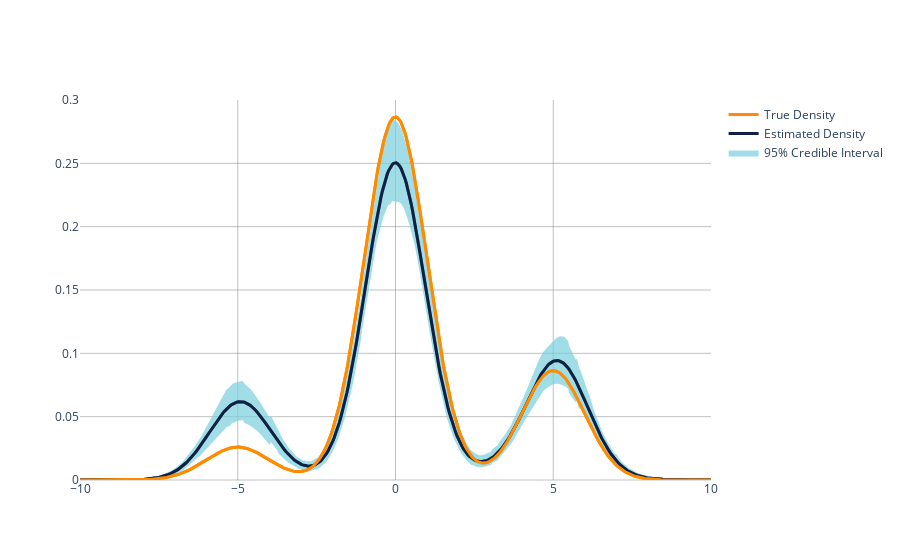

Write notebook code for a chart like this one.
### Code cell
# plot densities

import matplotlib
import plotly
import plotly.graph_objects as go


# da cambiare in base al plot
xgrid = np.linspace(-10, 10, 500)
g = 0
true = weights[g][0] * norm.pdf(xgrid, -5, 1.0) + weights[g][1] * norm.pdf(xgrid, 0.0, 1.0) + weights[g][2] * norm.pdf(xgrid, 5.0, 1.0)
        
estimated = np.mean(dens[g], 0)

intervals = np.array([pm.stats.hpd(dens[g][:, i], 0.95) for i in range(dens[g].shape[1])])

# --------------------

#colors

color_true = 'rgba(255,140,0, 1)'
color_true_area = 'rgba(255,140,0, 0.)'

color_estimated = 'rgba(15, 32, 67, 1)'
color_estimated_area = 'rgba(15, 32, 67, 0.)'

color_intervals = 'rgba(122, 207, 221, 0.7)'

fig = go.Figure()

# true density
fig.add_trace(go.Scatter(x=xgrid,
                         y=true,
                         showlegend=False,
                         mode='lines',
                         line=dict(width=3, 
                                   color=color_true),
                         fill='tozeroy',
                         fillcolor=color_true_area,
                         ))

# estimated density
fig.add_trace(go.Scatter(x=xgrid,
                         y=estimated,
                         showlegend=False,
                         mode='lines',
                         line=dict(width=3, 
                                   color=color_estimated),
                         fill='tozeroy',
                         fillcolor=color_estimated_area,
                         ))

# Crebible intervals
fig.add_trace(go.Scatter(x=xgrid,
                         y=intervals[:, 0],
                         showlegend=False,
                         mode=None,
                         line=dict(width=0, 
                                   color=color_intervals),
                         ))
fig.add_trace(go.Scatter(x=xgrid,
                         y=intervals[:, 1],
                         showlegend=True,
                         name = '95% Credible Interval',
                         mode=None,
                         line=dict(width=0, 
                                   color=color_intervals),
                         fill='tonexty',
                         fillcolor=color_intervals,
                         ))

# estimated density
fig.add_trace(go.Scatter(x=xgrid,
                         y=estimated,
                         showlegend=True,
                         name='Estimated Density',
                         mode='lines',
                         line=dict(width=3, 
                                   color=color_estimated),
                         ))

# true density
fig.add_trace(go.Scatter(x=xgrid,
                         y=true,
                         showlegend=True,
                         name='True Density',
                         mode='lines',
                         line=dict(width=3, 
                                   color=color_true),
                         ))



fig.update_layout(
            plot_bgcolor='rgba(0, 0, 0, 0)',
            )
fig.update_xaxes(showgrid=True, gridwidth=0.5, gridcolor='grey',
                 zeroline=True, zerolinewidth=0.5, zerolinecolor='grey')
fig.update_yaxes(showgrid=True, gridwidth=0.5, gridcolor='grey',
                 zeroline=True, zerolinewidth=0.5, zerolinecolor='grey',
                range=[0, 0.3])

plotly.offline.iplot(fig)

### Figure 1 — Plotly figure (JSON) as saved in the notebook; plotly's stock layout.template omitted (floating-point values rounded to 4 significant figures; data arrays with more than 128 entries replaced by an {"elided": "..."} marker saying what was removed)
{"data": [{"fill": "tozeroy", "fillcolor": "rgba(255,140,0, 0.)", "line": {"color": "rgba(255,140,0, 1)", "width": 3}, "mode": "lines", "showlegend": false, "type": "scatter", "x": {"elided": "500 float values"}, "y": {"elided": "500 float values"}}, {"fill": "tozeroy", "fillcolor": "rgba(15, 32, 67, 0.)", "line": {"color": "rgba(15, 32, 67, 1)", "width": 3}, "mode": "lines", "showlegend": false, "type": "scatter", "x": {"elided": "500 float values"}, "y": {"elided": "500 float values"}}, {"line": {"color": "rgba(122, 207, 221, 0.7)", "width": 0}, "showlegend": false, "type": "scatter", "x": {"elided": "500 float values"}, "y": {"elided": "500 float values"}}, {"fill": "tonexty", "fillcolor": "rgba(122, 207, 221, 0.7)", "line": {"color": "rgba(122, 207, 221, 0.7)", "width": 0}, "name": "95% Credible Interval", "showlegend": true, "type": "scatter", "x": {"elided": "500 float values"}, "y": {"elided": "500 float values"}}, {"line": {"color": "rgba(15, 32, 67, 1)", "width": 3}, "mode": "lines", "name": "Estimated Density", "showlegend": true, "type": "scatter", "x": {"elided": "500 float values"}, "y": {"elided": "500 float values"}}, {"line": {"color": "rgba(255,140,0, 1)", "width": 3}, "mode": "lines", "name": "True Density", "showlegend": true, "type": "scatter", "x": {"elided": "500 float values"}, "y": {"elided": "500 float values"}}], "layout": {"plot_bgcolor": "rgba(0, 0, 0, 0)", "xaxis": {"gridcolor": "grey", "gridwidth": 0.5, "showgrid": true, "zeroline": true, "zerolinecolor": "grey", "zerolinewidth": 0.5}, "yaxis": {"gridcolor": "grey", "gridwidth": 0.5, "range": [0, 0.3], "showgrid": true, "zeroline": true, "zerolinecolor": "grey", "zerolinewidth": 0.5}}}
